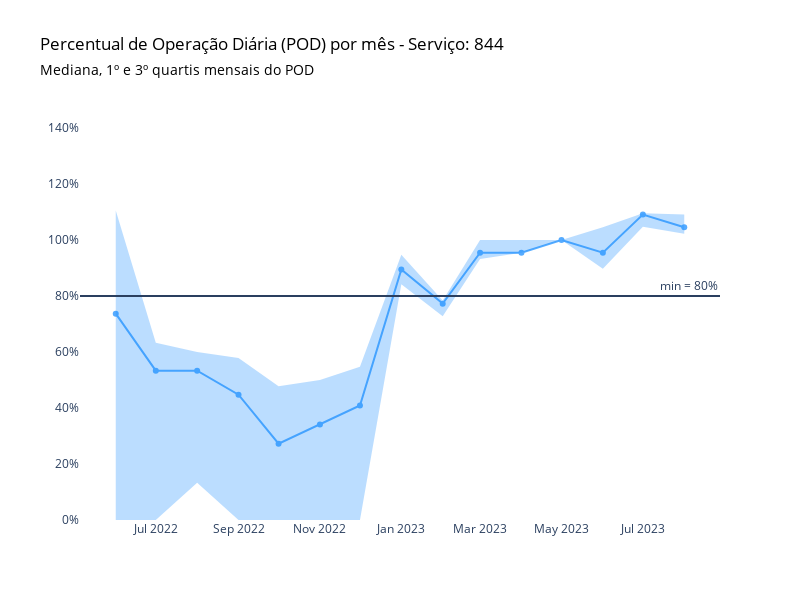

This figure's notebook cell:
### Code cell
# Criar o gráfico de linha
fig = go.Figure()

# Adicionando área sombreada para pod_pre_reprocessamento
fig.add_trace(go.Scatter(x=median_pre.index, y=q1_pre.values, 
                         line=dict(width=0), fill=None, mode='lines', name='Q1 Pre'))
fig.add_trace(go.Scatter(x=median_pre.index, y=q3_pre.values, 
                         fill='tonexty', fillcolor='rgba(30,144,255,0.3)', mode='lines', name='Q3 Pre', 
                         line=dict(width=0))) 

# Adicionando a linha da mediana para pod_pre_reprocessamento
fig.add_trace(go.Scatter(x=median_pre.index, y=median_pre.values,
                    mode='lines+markers',
                    name='Mediana Antes do Reprocessamento',
                    marker=dict(color='dodgerblue'),
                    opacity=0.75))

# Configurar layout e outros parâmetros do gráfico
fig.update_layout(
    title=dict(text="Percentual de Operação Diária (POD) por mês - Serviço: {}".format(servico), font=dict(color='black')),
    showlegend=False,
    yaxis_range=[0, 150],
    yaxis_ticksuffix="%",
    width=800,
    height=600,
    plot_bgcolor='white',
    xaxis=dict(showgrid=False, zeroline=False),
    yaxis=dict(showgrid=False, zeroline=False),
    # Adicionando anotações para o subtítulo com cores específicas
    annotations=[
        dict(
            x=-0.065,
            y=1.10,
            xref='paper',
            yref='paper',
            xanchor='left',
            text='Mediana, 1º e 3º quartis mensais do POD',
            showarrow=False,
            font=dict(color='black', size=14)  # Aplicando a cor do título
        )
    ]
)

# Adicionar linha horizontal para indicar o mínimo de 80%
fig.add_hline(y=80, annotation_text="min = 80%")

fig.show()

### Figure 1 — Plotly figure (JSON) as saved in the notebook; plotly's stock layout.template omitted (floating-point values rounded to 4 significant figures)
{"data": [{"line": {"width": 0}, "mode": "lines", "name": "Q1 Pre", "type": "scatter", "x": ["2022-06", "2022-07", "2022-08", "2022-09", "2022-10", "2022-11", "2022-12", "2023-01", "2023-02", "2023-03", "2023-04", "2023-05", "2023-06", "2023-07", "2023-08"], "y": [0, 0, 13.34, 0, 0, 0, 0, 84.21, 72.73, 93.18, 95.45, 100, 89.77, 104.8, 102.3]}, {"fill": "tonexty", "fillcolor": "rgba(30,144,255,0.3)", "line": {"width": 0}, "mode": "lines", "name": "Q3 Pre", "type": "scatter", "x": ["2022-06", "2022-07", "2022-08", "2022-09", "2022-10", "2022-11", "2022-12", "2023-01", "2023-02", "2023-03", "2023-04", "2023-05", "2023-06", "2023-07", "2023-08"], "y": [110.5, 63.33, 60, 57.89, 47.73, 50, 54.77, 94.74, 78.41, 100, 100, 100, 104.5, 109.5, 109.1]}, {"marker": {"color": "dodgerblue"}, "mode": "lines+markers", "name": "Mediana Antes do Reprocessamento", "opacity": 0.75, "type": "scatter", "x": ["2022-06", "2022-07", "2022-08", "2022-09", "2022-10", "2022-11", "2022-12", "2023-01", "2023-02", "2023-03", "2023-04", "2023-05", "2023-06", "2023-07", "2023-08"], "y": [73.69, 53.33, 53.34, 44.73, 27.27, 34.09, 40.91, 89.47, 77.27, 95.45, 95.45, 100, 95.45, 109.1, 104.5]}], "layout": {"annotations": [{"font": {"color": "black", "size": 14}, "showarrow": false, "text": "Mediana, 1º e 3º quartis mensais do POD", "x": -0.065, "xanchor": "left", "xref": "paper", "y": 1.1, "yref": "paper"}, {"showarrow": false, "text": "min = 80%", "x": 1, "xanchor": "right", "xref": "x domain", "y": 80, "yanchor": "bottom", "yref": "y"}], "height": 600, "plot_bgcolor": "white", "shapes": [{"type": "line", "x0": 0, "x1": 1, "xref": "x domain", "y0": 80, "y1": 80, "yref": "y"}], "showlegend": false, "title": {"font": {"color": "black"}, "text": "Percentual de Operação Diária (POD) por mês - Serviço: 844"}, "width": 800, "xaxis": {"showgrid": false, "zeroline": false}, "yaxis": {"range": [0, 150], "showgrid": false, "ticksuffix": "%", "zeroline": false}}}
